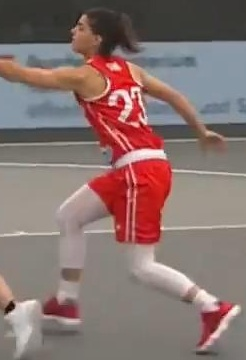
#> input picture Data_Mining/04_Clustering/K-means_sklearn/image_clustering/images2/0.jpg, 246 x 360 px; its folder holds only this picture in this run
$ jupyter execute --allow-errors group_player_by_color.ipynb
#> lines starting #> are read from the running program, lines starting #| are printed output that depends on the picture; after the words box and inside, x2 and y2 are one past the last pixel; in counts of white or black regions, pixels touching at a corner belong together
[cell 1]
# %load test.py
"""
Created on Thu Aug  1 14:08:58 2024

@author: joseph@艾鍗學院 www.ittraining.com.tw
"""
import os
os.environ['PROTOCOL_BUFFERS_PYTHON_IMPLEMENTATION'] = 'python'
os.environ['OMP_NUM_THREADS']='1'

import cv2

from sklearn.preprocessing import normalize
import numpy as np
from sklearn.cluster import KMeans
import matplotlib.pyplot as plt
import glob

from sklearn.decomposition import PCA

[cell 2]
# Function to load and preprocess an image
def load_and_preprocess_image(img_path):

#> called with img_path = 'images2/0.jpg'
    img_array = cv2.imread(img_path)
#> img_array is the input picture: shape (360, 246, 3); mean B, G, R 111.2, 114.5, 135.7
    #resized_img = cv2.resize(original_img, (224, 224))
    return img_array, img_array

[cell 3]
def plot_histogram(hist, bins=(8, 8, 8)):
    """
    Plot the histogram for each channel.

    Parameters:
    - hist: The histogram array for each channel.
    - bins: The number of bins for each channel.
    """
    fig, axs = plt.subplots(1, 3, figsize=(20, 5))
    channel_names = ['Hue', 'Saturation', 'Value']

    channel_n=len(channel_names)
    #bins=(8, 8, 8), 0~256產生bins[i]+1點 , 256/bins[i]=256/8=32
    #bin_edges=[[0,32,64,...,256],[0,32,64,...,256],[0,32,64,...,256]]
    bin_edges = [np.linspace(0, 256, bins[i]+1) for i in range(channel_n)]


    for i in range(channel_n):

        if i == 0: #H
            bin_heights = hist.sum(axis=(1, 2))  # Sum histogram counts along axes 1 and 2
        elif i == 1: #S
            bin_heights = hist.sum(axis=(0, 2))  # Sum histogram counts along axes 0 and 2
            #print('S:',bin_heights)
        else:  # V
            bin_heights = hist.sum(axis=(0, 1))  # Sum histogram counts along axes 0 and 1


        bin_positions = bin_edges[i][:-1]  # Bin positions along the i-th dimension (excluding the last edge)
        bin_width = bin_edges[i][1] - bin_edges[i][0]  # Calculate the bin width
        axs[i].bar(bin_positions,bin_heights,width=bin_width)
        axs[i].set_title(f'{channel_names[i]} Histogram')
        axs[i].set_xlabel(channel_names[i])
        axs[i].set_ylabel('Frequency')
        axs[i].set_xlim([0, 256])

    plt.tight_layout()
    plt.show()

def plot_custer(labels,image_paths):

    n_clusters=len(set(labels))

    # Plot all images in the same cluster
    for cluster in range(n_clusters):
        cluster_indices = np.where(labels == cluster)[0]
        num_images = len(cluster_indices)

        plt.figure(figsize=(20, num_images))
        plt.suptitle(f'Cluster {cluster}', fontsize=20)

        for i, idx in enumerate(cluster_indices):
            img_path = image_paths[idx]
            img = cv2.imread(img_path)
            img = cv2.cvtColor(img, cv2.COLOR_BGR2RGB)

            plt.subplot(1, num_images, i + 1)
            plt.imshow(img)
            plt.axis('off')

    plt.show()

[cell 4]
# Function to extract color features (average color)
def extract_color_features(image, bins=(8, 8, 8)):


#> called with bins = (8, 8, 8)
    mask = np.zeros(image.shape[:2], dtype=np.uint8)

    # [11 lines of commented-out code are left out]

    print(image.shape[0],image.shape[1])
#| 360 246
    s_h ,s_w= image.shape[0]//4, image.shape[1]//4
#> s_h = 90; s_w = 61

    top_left = (s_w,s_h)
#> top_left = (61, 90)
    bottom_right=(image.shape[1]-s_w,image.shape[0]-s_h)
#> bottom_right = (185, 270)

    print(top_left,bottom_right)
#| (61, 90) (185, 270)

    # Draw the rectangle on the mask (white rectangle on black background)
    cv2.rectangle(mask, top_left, bottom_right, (255), thickness=-1)
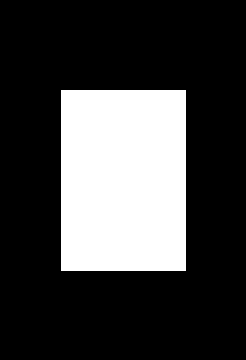
#> mask: shape (360, 246); 25.5% white; 1 white region, box (x1, y1, x2, y2) and area: (61, 90, 186, 271) 22625

    plt.imshow(cv2.cvtColor(image, cv2.COLOR_BGR2RGB))


    '''
    Enhance the image
    new_image(i,j)=alpha⋅image(i,j)+beta
    alpha = 1.5  # Contrast control (1.0-3.0)
    beta = 50    # Brightness control (0-100)

    '''

    new_image = cv2.convertScaleAbs(image, alpha=1.15, beta=15)
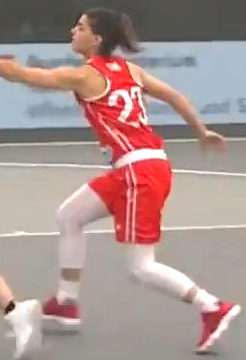
#> new_image: shape (360, 246, 3); mean B, G, R 142.7, 146.5, 170

    plt.imshow(cv2.cvtColor(new_image, cv2.COLOR_BGR2RGB))
    plt.show()
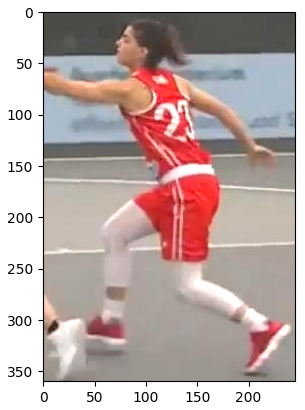
#> figure drawn by matplotlib, 1 panel
    image=new_image
    masked_image = cv2.bitwise_and(image, image, mask=mask)
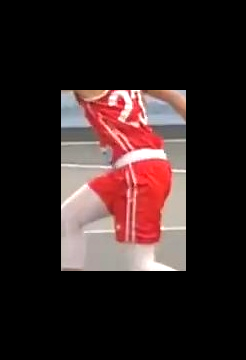
#> masked_image: shape (360, 246, 3); mean B, G, R 34, 34.5, 50.2
    plt.imshow(cv2.cvtColor(masked_image, cv2.COLOR_BGR2RGB))


    # Convert the image to HSV color-space
    # Normalize pixel values to the range [0, 1]

    hsv_image = cv2.cvtColor(masked_image, cv2.COLOR_BGR2HSV)
#> hsv_image: shape (360, 246, 3); mean H, S, V 14.5, 21.2, 50.6


    # Convert back to BGR color space

    # Compute the color histogram

    hist = cv2.calcHist([hsv_image], [0, 1,2], mask, bins, [0, 180, 0, 256,0, 256])

    # Normalize the histogram
    hist = cv2.normalize(hist, hist)


    print(hist.shape)
#| (8, 8, 8)
    # Plot the histogram
    plot_histogram(hist,bins)
#> the loop in plot_histogram, `for i in range(channel_n): ` made 3 passes
#> bin_heights on passes 1 to 3: [3.12, 0.149, 0.00864, 0.00864, 0.238, 0.0773, 0.024, 1.14], [2, 0.754, 0.26, 0.307, 0.245, 0.432, 0.755, 0.0116], [0, 0, 0.00379, 0.185, 0.386, 1.38, 1.62, 1.18]
#> in plot_histogram, `plt.show()`:
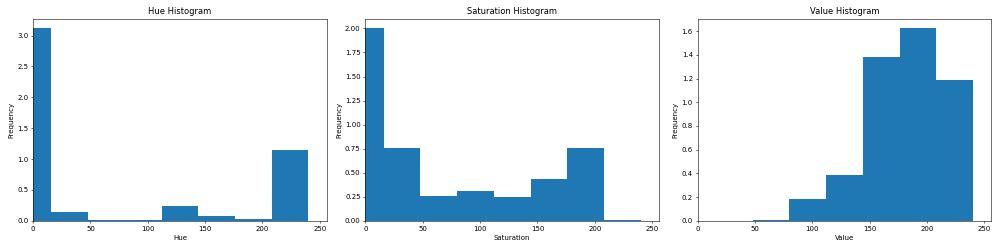
#> figure drawn by matplotlib, 3 panels; panel 1: tallest bar 3.12 high, from x = -16 to 16; panel 2: tallest bar 2 high, from x = -16 to 16; panel 3: tallest bar 1.62 high, from x = 176 to 208

    flattened_image=hist.flatten()
#> flattened_image = 512 values, max 0.64 at index 5, min 0 at index 0, mean 0.00931
    #combined_features = np.concatenate((flattened_image, concatenated_HSV))
    #print(combined_features.shape)
    return flattened_image


    # Apply PCA
    '''
    pca = PCA(n_components=10) #
    flattened_image=hist.flatten().reshape(-1,sum(bins))
    print(flattened_image.shape)
    pca_image = pca.fit_transform(flattened_image)
    print(pca_image.shape)

    return pca_image.flatten()
    '''

[cell 5]
# Directory containing your images
image_dir = 'images2/*'
color_bins=(8,8,8)
# Extract features from each image
features_list = []
image_paths = glob.glob(image_dir)

for img_path in image_paths:

    print(img_path)
    resized_img_array,original_img_array = load_and_preprocess_image(img_path)

    color_features = extract_color_features(original_img_array,color_bins)  #color feature (512,)
#> color_features has the same summary as flattened_image in extract_color_features
    features_list.append(color_features)
    #print(combined_features.shape)

features_array = np.array(features_list)

[cell 6]
features_array.shape
#> Out = (1, 512)

[cell 7]
# Perform clustering
n_clusters = 2  # Number of clusters
kmeans = KMeans(n_clusters=n_clusters,n_init=12)
#> (the rest of this cell did not finish here and is left out)

[cell 8]
from scipy.cluster.hierarchy import dendrogram, linkage, fcluster

# Perform hierarchical clustering
#> (the rest of this cell did not finish here and is left out)

[cell 9]
from scipy.cluster.hierarchy import dendrogram, linkage, fcluster
from scipy.spatial.distance import pdist, squareform
# Perform hierarchical clustering
# Compute cosine distance matrix
cosine_distances = pdist(features_array, metric='cosine')
#> cosine_distances = empty array

# Perform hierarchical clustering using the cosine distance matrix
#> (the rest of this cell did not finish here and is left out)

[cell 10]
# Plot dendrogram
plt.figure(figsize=(10, 7))
#> (the rest of this cell did not finish here and is left out)

# excricise

[cell 11]
import numpy as np
import matplotlib.pyplot as plt

# Assuming 'hist' is your HSV histogram with shape (2, 2, 3)
hist = np.array([[[1, 2, 3], [4, 5, 6]],
                 [[7, 8, 9], [10, 11, 12]]])

# Sum along axes 1 and 2 to get the distribution of the Hue component
hue_distribution = hist.sum(axis=(1, 2))
print('hist.shape',hist.shape)
print("Hue distribution:", hue_distribution)

[cell 12]
hist

[cell 13]
hist.sum(axis=(0,1))

[cell 14]
hist[:,1,:]

[cell 15]
hist[0][1]

[cell 16]
hist[1][1]

[cell 17]
# Plot the histogram for the Hue component
bin_edges_hue = np.arange(hist.shape[0] + 1)  # +1 because bin_edges are always one more than bins
bin_width_hue = bin_edges_hue[1] - bin_edges_hue[0]

plt.bar(bin_edges_hue[:-1], hue_distribution, width=bin_width_hue, align='center')
plt.xlabel('Hue bins')
plt.ylabel('Counts')
plt.title('Histogram of Hue component')
plt.show()
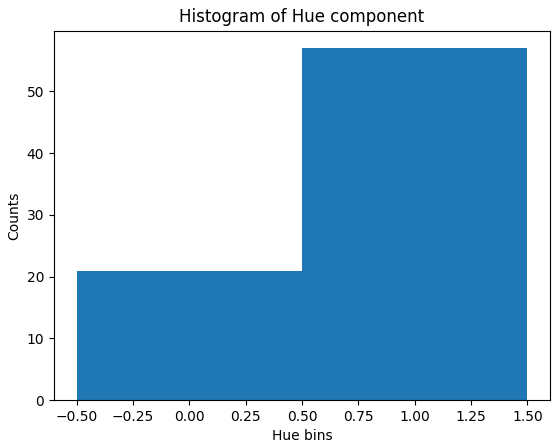
#> figure drawn by matplotlib, 1 panel

$ run again, on Data_Mining/04_Clustering/K-means_sklearn/image_clustering/images2/8.jpg
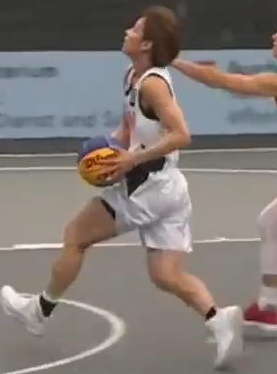
#> input picture Data_Mining/04_Clustering/K-means_sklearn/image_clustering/images2/8.jpg, 277 x 374 px
#> in load_and_preprocess_image, img_array is the input picture: shape (374, 277, 3); mean B, G, R 116.9, 121.2, 129
#| 374 277
#| (69, 93) (208, 281)
#> in extract_color_features, `cv2.rectangle(mask, top_left, bottom_right, (255), thickness=-1)`:
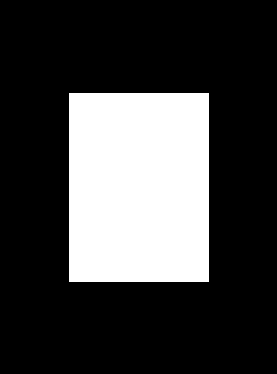
#> mask: shape (374, 277); 25.5% white; 1 white region, box (x1, y1, x2, y2) and area: (69, 93, 209, 282) 26460
#> hsv_image: shape (374, 277, 3); mean H, S, V 13.5, 11.7, 46.7
#| (8, 8, 8)
#> the loop in plot_histogram, `for i in range(channel_n): ` made 3 passes
#> bin_heights on passes 1 to 3: [3.12, 0.108, 0.00258, 0.00368, 0.608, 0.192, 0.399, 0.438], [2.35, 1.19, 0.657, 0.493, 0.0738, 0.0677, 0.023, 0.00883], [0.000184, 0.0942, 0.0782, 0.231, 0.691, 1.51, 1.64, 0.621]
#> in plot_histogram, `plt.show()`:
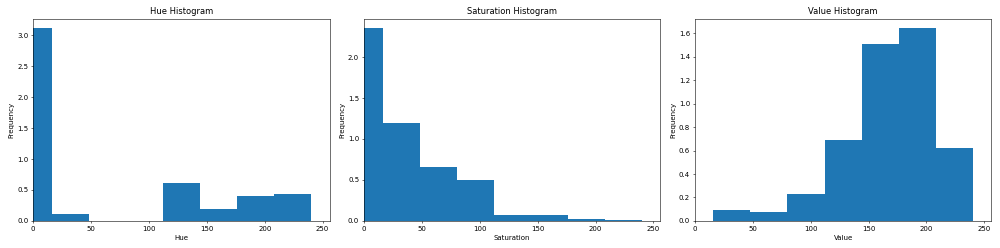
#> figure drawn by matplotlib, 3 panels; panel 1: tallest bar 3.12 high, from x = -16 to 16; panel 2: tallest bar 2.35 high, from x = -16 to 16; panel 3: tallest bar 1.64 high, from x = 176 to 208
#> flattened_image = 512 values, max 0.54 at index 5, min 0 at index 0, mean 0.00951
#> color_features has the same summary as flattened_image in extract_color_features
#> cosine_distances = empty array

$ run again, on Data_Mining/04_Clustering/K-means_sklearn/image_clustering/images2/1.jpg
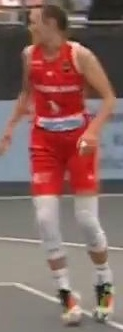
#> input picture Data_Mining/04_Clustering/K-means_sklearn/image_clustering/images2/1.jpg, 123 x 332 px
#> in load_and_preprocess_image, img_array is the input picture: shape (332, 123, 3); mean B, G, R 98.9, 103.8, 137.3
#| 332 123
#| (30, 83) (93, 249)
#> in extract_color_features, `cv2.rectangle(mask, top_left, bottom_right, (255), thickness=-1)`:
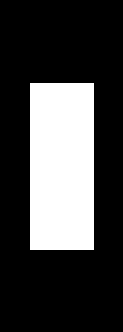
#> mask: shape (332, 123); 26.2% white; 1 white region, box (x1, y1, x2, y2) and area: (30, 83, 94, 250) 10688
#> hsv_image: shape (332, 123, 3); mean H, S, V 14, 29.9, 52.1
#| (8, 8, 8)
#> the loop in plot_histogram, `for i in range(channel_n): ` made 3 passes
#> bin_heights on passes 1 to 3: [3.42, 0.0588, 0, 0.000456, 0.0205, 0.046, 0.0387, 1.29], [1.55, 0.253, 0.166, 0.415, 0.495, 0.665, 1.32, 0.00501], [0, 0, 0, 0.0278, 0.371, 1.72, 1.62, 1.13]
#> in plot_histogram, `plt.show()`:
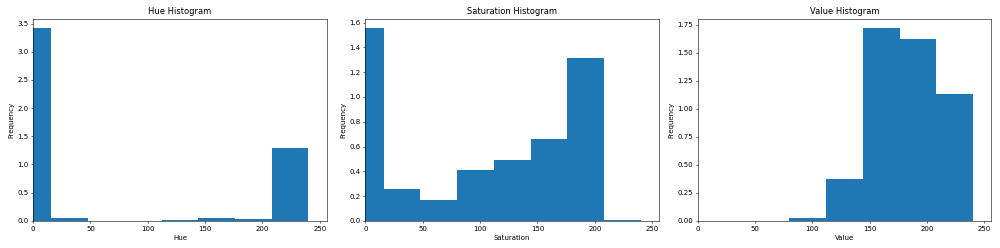
#> figure drawn by matplotlib, 3 panels; panel 1: tallest bar 3.42 high, from x = -16 to 16; panel 2: tallest bar 1.55 high, from x = -16 to 16; panel 3: tallest bar 1.72 high, from x = 144 to 176
#> flattened_image = 512 values, max 0.552 at index 5, min 0 at index 0, mean 0.00951
#> color_features has the same summary as flattened_image in extract_color_features
#> cosine_distances = empty array

$ run again, on Data_Mining/04_Clustering/K-means_sklearn/image_clustering/images2/2.jpg
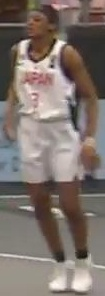
#> input picture Data_Mining/04_Clustering/K-means_sklearn/image_clustering/images2/2.jpg, 105 x 296 px
#> in load_and_preprocess_image, img_array is the input picture: shape (296, 105, 3); mean B, G, R 108.2, 114.7, 126.1
#| 296 105
#| (26, 74) (79, 222)
#> in extract_color_features, `cv2.rectangle(mask, top_left, bottom_right, (255), thickness=-1)`:
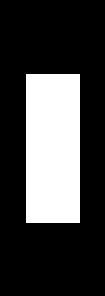
#> mask: shape (296, 105); 25.9% white; 1 white region, box (x1, y1, x2, y2) and area: (26, 74, 80, 223) 8046
#> hsv_image: shape (296, 105, 3); mean H, S, V 7.4, 9.7, 47.4
#| (8, 8, 8)
#> the loop in plot_histogram, `for i in range(channel_n): ` made 3 passes
#> bin_heights on passes 2 to 3: [1.92, 0.5, 0.462, 0.201, 0.00576, 0, 0, 0], [0, 0.00845, 0.179, 0.603, 0.254, 0.337, 0.766, 0.944]
#> in plot_histogram, `plt.show()`:
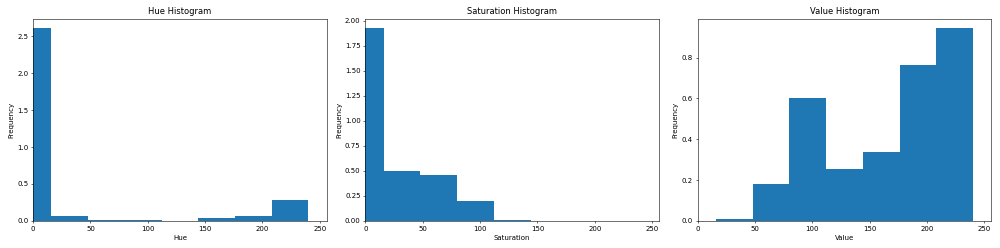
#> figure drawn by matplotlib, 3 panels; panel 1: tallest bar 2.61 high, from x = -16 to 16; panel 2: tallest bar 1.92 high, from x = -16 to 16; panel 3: tallest bar 0.944 high, from x = 208 to 240
#> flattened_image = 512 values, max 0.702 at index 7, min 0 at index 0, mean 0.00604
#> color_features has the same summary as flattened_image in extract_color_features
#> cosine_distances = empty array
